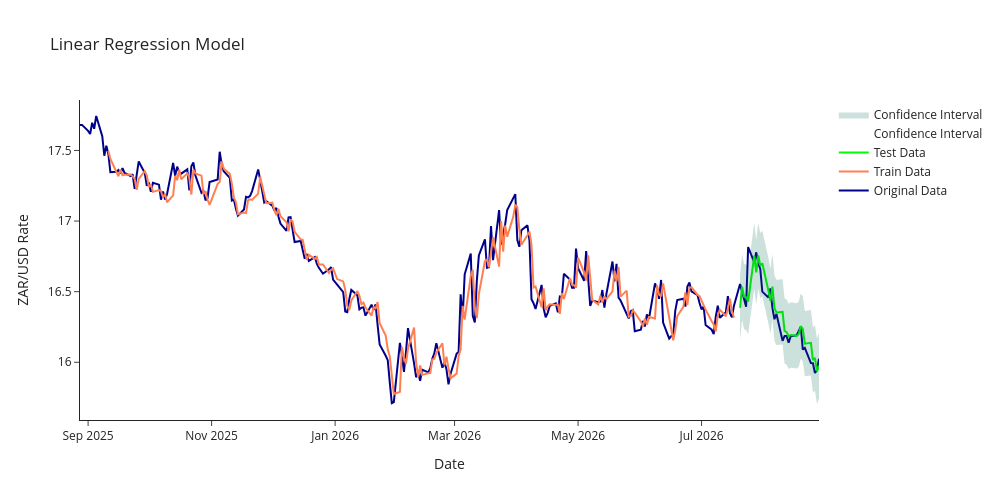

The notebook cell this image was saved under:
### Code cell
fig = go.Figure()
fig.add_trace(go.Scatter(x = df4.index, y = df4['Close'], name = 'Original Data', marker = dict(color = 'darkblue')))
fig.add_trace(go.Scatter(x = df4.index, y = df4['LR_Train'], name = 'Train Data', marker = dict(color = 'coral')))
fig.add_trace(go.Scatter(x = df4.index, y = df4['LR_Test'], name = 'Test Data', marker = dict(color = 'lime')))
fig.add_trace(go.Scatter(
        name='Confidence Interval',
        x=df4.index,
        y=df4['LR_Test']+test_std,
        mode='lines',
        marker=dict(color="#444"),
        line=dict(width=0),
        showlegend=True
    ))
fig.add_trace(go.Scatter(
        name='Confidence Interval',
        x=df4.index,
        y=df4['LR_Test']-test_std,
        marker=dict(color="#444"),
        line=dict(width=0),
        mode='lines',
        fillcolor='rgba(0,100,80,0.2)', 
        fill='tonexty',
        showlegend=True
    ))
fig.update_layout(height = 500, width = 1000, template = 'simple_white',
                  title = dict(text = 'Linear Regression Model'), xaxis = dict(title = dict(text = 'Date')), 
                  yaxis = dict(title = dict(text = 'ZAR/USD Rate')))
fig.show()

### Figure 1 — Plotly figure (JSON) as saved in the notebook; plotly's stock layout.template omitted (floating-point values rounded to 4 significant figures; data arrays with more than 128 entries replaced by an {"elided": "..."} marker saying what was removed)
{"data": [{"marker": {"color": "darkblue"}, "name": "Original Data", "type": "scatter", "x": {"elided": "260 str values"}, "y": {"elided": "260 float values"}}, {"marker": {"color": "coral"}, "name": "Train Data", "type": "scatter", "x": {"elided": "260 str values"}, "y": {"elided": "260 float values"}}, {"marker": {"color": "lime"}, "name": "Test Data", "type": "scatter", "x": {"elided": "260 str values"}, "y": {"elided": "260 float values"}}, {"line": {"width": 0}, "marker": {"color": "#444"}, "mode": "lines", "name": "Confidence Interval", "showlegend": true, "type": "scatter", "x": {"elided": "260 str values"}, "y": {"elided": "260 float values"}}, {"fill": "tonexty", "fillcolor": "rgba(0,100,80,0.2)", "line": {"width": 0}, "marker": {"color": "#444"}, "mode": "lines", "name": "Confidence Interval", "showlegend": true, "type": "scatter", "x": {"elided": "260 str values"}, "y": {"elided": "260 float values"}}], "layout": {"height": 500, "title": {"text": "Linear Regression Model"}, "width": 1000, "xaxis": {"autorange": true, "range": ["2025-08-28", "2026-08-28"], "title": {"text": "Date"}, "type": "date"}, "yaxis": {"autorange": true, "range": [15.59, 17.86], "title": {"text": "ZAR/USD Rate"}, "type": "linear"}}}
